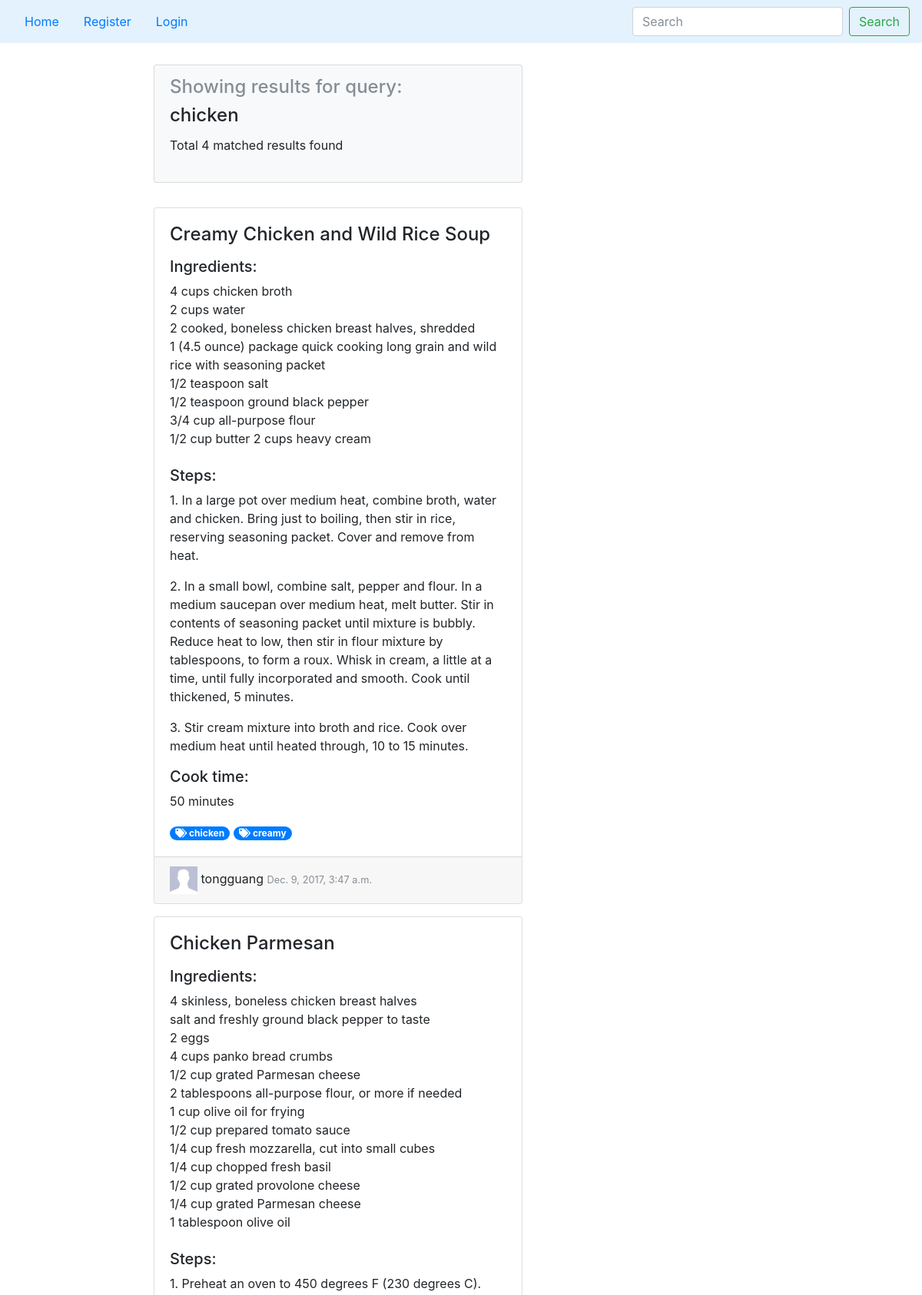
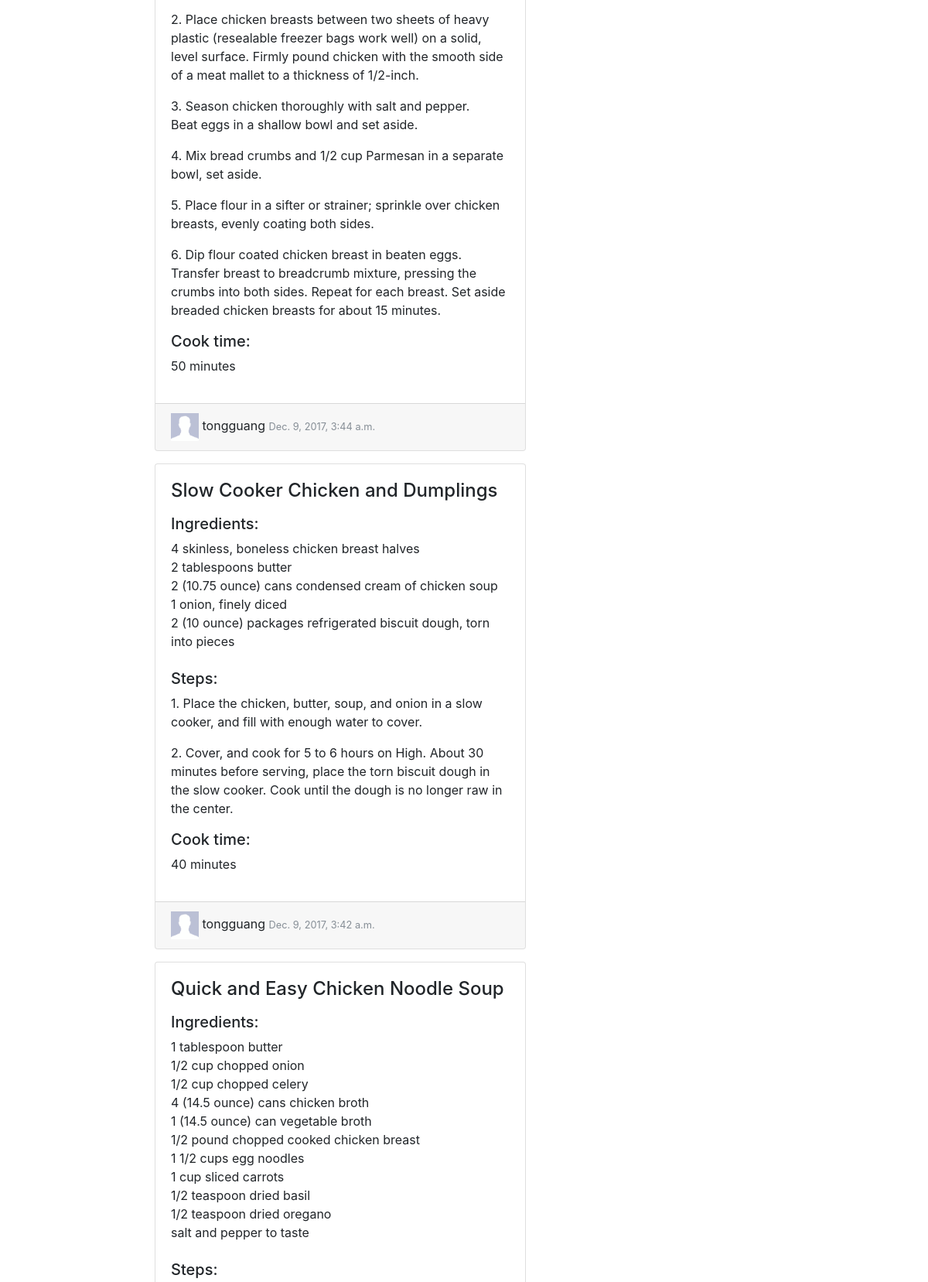
Screenshot of /recipes/search?searchQuery=chicken (upper part) with the database file from the repository (2 pictures, top to bottom).
### recipes/models.py (models this page shows, shortened)
class Content(models.Model):
	user = models.ForeignKey(User, blank=False, null=False)
	title = models.CharField(max_length=100)
	text = models.CharField(max_length=10000)
	created = models.DateTimeField(auto_now_add=True)
	minute = models.IntegerField(blank=False)

class Tag(models.Model):
	contents = models.ManyToManyField(Content)
	text = models.CharField(max_length=10, primary_key=True)

class Bloguser(models.Model):
	user = models.OneToOneField(User, on_delete=models.CASCADE)

### recipes/views.py (the view)
def search(request):
  if request.method == 'POST':
    original_query = request.POST['searchQuery'].lower()
  else:
    original_query = request.GET['searchQuery'].lower()
  original_tokens = re.findall("\w+", original_query)
  original_tokens = list(filter(lambda w : w not in stopwords, original_tokens))
  if len(original_tokens) is 0:
    return redirect('home')
  context = {}
  if not request.user.is_anonymous:
    bloguser = Bloguser.objects.get(user=request.user)
    context['bloguser'] = bloguser
  context['page'] = 'home'
  unfiltered = list(Content.objects.order_by('-created'))
  all_matched = []
  partial_matched = []
  for content in unfiltered:
    searchRange = ' '.join([content.user.username, content.title, content.text] + [w.text for w in content.tag_set.all()])
    docTokens = set([w.lower() for w in re.findall('\\w+', searchRange)])
    all_match = True
    partial_match = False
    for query_token in original_tokens:
      all_match = all_match and (query_token in docTokens)
      partial_match = partial_match or (query_token in docTokens)
    if all_match:
      all_matched.append(content)
    if partial_match:
      partial_matched.append(content)
  if len(all_matched) is not 0:
    context['contents'] = all_matched
    context['query'] = ' AND '.join(original_tokens)
    context['resultCount'] = len(all_matched)
  else:
    context['contents'] = partial_matched
    context['query'] = ' OR '.join(original_tokens)
    context['resultCount'] = len(partial_matched)
  for content in context['contents']:
    content.favCount = Favorite.objects.countOfContent(content)
    content.hasFav = Favorite.objects.getFavorite(request.user, content)
    content.voteCount = Vote.objects.countOfContent(content)
    t = Vote.objects.getVote(request.user, content)
    if t == None:
      content.hasVote = 0
    elif t.isUp == True:
      content.hasVote = 1
    else:
      content.hasVote = -1
  context['badges'] = getBadges(request.user)
  context['notifications'] = getNotification(request.user)
  return render(request, 'recipes/search_results.html', context)

### recipes/badges.py (called while the page is built, shortened)
def getBadges(User):
	badges = []
	if User.is_anonymous:
		return badges

### recipes/manager.py (called while the page is built)
  def countOfContent(self, content):
    return self.get_queryset().filter(content=content).count()

  def getFavorite(self, user, content):
    if user.is_anonymous:
      return None
    else:
      try:
        return self.get_queryset().get(user=user, content=content)
      except ObjectDoesNotExist:
        return None

  def countOfContent(self, content):
    rt = 0
    for v in self.get_queryset().filter(content=content):
      if v.isUp == True:
        rt += 1
      else:
        rt -= 1
    return rt

  def getVote(self, user, content):
    if user.is_anonymous:
      return None
    else:
      try:
        return self.get_queryset().get(user=user, content=content)
      except ObjectDoesNotExist:
        return None

### recipes/notifications.py (called while the page is built)
def getNotification(user):
    if user.is_anonymous:
        return []
    else:
        return Notification.objects.filter(user=user).order_by('-created')

### recipes/templates/recipes/search_results.html (shortened to what this page needs)
{% extends 'recipes/base.html' %}
{% load staticfiles %}
{% block navbar %}{% include 'recipes/navbar.html' with active=page %}{% endblock %}
{% block content %}
<div class="row">
    <div class="card bg-light" style="width: 30rem;">
      <div class="card-body">
        <h4 class="card-subtitle mb-2 text-muted">Showing results for query:</h4>
        <h4 class="card-title"> {{ query }} </h4>
        <p>Total {{ resultCount }} matched results found</p>
      </div>
    </div>
    <div class="card-deck mt-lg-3">
    <div id="content-items">
        {% include 'recipes/content.html' %}
    </div>
    </div>
</div>
{% endblock %}

### recipes/templates/recipes/content.html (shortened to what this page needs)
{% load static %}
{% for content in contents %}
<div class="card mt-3" id="content_{{ content.pk }}" style="width: 30rem;">
  <div class="card-body">
    <h4 class="card-title">{{ content.title }}</h4>
    <p class="card-text"> {{ content.text|safe|linebreaks }} </p>
    <p><h5>Cook time:</h5> {{ content.minute }} minutes </p>
    {% if not user.is_anonymous %}
      <div class="container">
        <div class="row">
          <div class="col-md-6">
            <div>
              {% for tag in content.tag_set.all %}
                <a href="search?searchQuery={{ tag.text }}"><span class="badge badge-pill badge-primary">
                  <i class="fa fa-tags" aria-hidden="true"></i>
                  {{ tag.text }}
                </span></a>
              {% endfor %}
            </div>
          </div>
          <div class="col-md-6">
            <form action="{% url 'addTag' %}" method="post">
              {% csrf_token %}
              <input name="contentId" value="{{ content.pk }}" type="hidden">
              <div class="input-group">
                <input name="tag" type="text" class="form-control" placeholder="Add tag">
                <button class="btn btn-success btn-sm" type="submit" value="Submit">+</button>
              </div>
            </form>
          </div>
        </div>
      </div>
    {% else %}
        <div>
            {% for tag in content.tag_set.all %}
              <a href="search?searchQuery={{ tag.text }}"><span class="badge badge-pill badge-primary">
                <i class="fa fa-tags" aria-hidden="true"></i>
                {{ tag.text }}
              </span></a>
            {% endfor %}
          </div>
    {% endif %}
  </div>
  <div class="card-footer">
      {% include 'recipes/picture_and_name.html' with bloguser=content.user.bloguser %}
      <small class="text-muted"> {{ content.created }} </small>
  </div>
</div>
{% endfor %}

### recipes/templates/recipes/picture_and_name.html (shortened to what this page needs)
{% load staticfiles %}
{% if bloguser.picture %}
	<img class="headshot" src="{% url 'photo' bloguser.pk %}" alt='user_img'>
{% else %}
	<img class="headshot" src="{% static 'images/dummyHead.png' %}" alt='user_img'>
{% endif %}
{{ bloguser.user.username }}

### recipes/static/css/recipes.css (style rules this page uses)
body { padding-top: 20px; }
.headshot { height: 36px; width: 36px; }

### rows the page displays
Content: title "Creamy Chicken and Wild Rice Soup", text "Ingredients: 4 cups chicken broth 2 cups water 2 cooked, boneless chicken breast halves, shredded 1 (4.5 ounce) package quick cooking long grain and wild rice with seasoning packet 1/2 teaspoon salt 1/2 teaspoon ground black pepper 3/4 cup all-purpose flour 1/2 cup butter 2 cups heavy cream Steps: 1. In a large pot over medium heat, combine broth, water and chicken. Bring just to boiling, then stir in rice, reserving seasoning packet. Cover and remove from heat. 2. In a small bowl, combine salt, pepper and flour. In a medium saucepan over medium heat, melt butter. Stir in contents of seasoning packet until mixture is bubbly. Reduce heat to low, then stir in flour mixture by tablespoons, to…", minute "50", created "Dec. 9, 2017, 3:47 a.m."
Tag: text "chicken"
Tag: text "creamy"
Bloguser: user.username "tongguang"
Content: title "Chicken Parmesan", text "Ingredients: 4 skinless, boneless chicken breast halves salt and freshly ground black pepper to taste 2 eggs 4 cups panko bread crumbs 1/2 cup grated Parmesan cheese 2 tablespoons all-purpose flour, or more if needed 1 cup olive oil for frying 1/2 cup prepared tomato sauce 1/4 cup fresh mozzarella, cut into small cubes 1/4 cup chopped fresh basil 1/2 cup grated provolone cheese 1/4 cup grated Parmesan cheese 1 tablespoon olive oil Steps: 1. Preheat an oven to 450 degrees F (230 degrees C). 2. Place chicken breasts between two sheets of heavy plastic (resealable freezer bags work well) on a solid, level surface. Firmly pound chicken with the smooth side of a meat mallet to a thickness of…", minute "50", created "Dec. 9, 2017, 3:44 a.m."
Content: title "Slow Cooker Chicken and Dumplings", text "Ingredients: 4 skinless, boneless chicken breast halves 2 tablespoons butter 2 (10.75 ounce) cans condensed cream of chicken soup 1 onion, finely diced 2 (10 ounce) packages refrigerated biscuit dough, torn into pieces Steps: 1. Place the chicken, butter, soup, and onion in a slow cooker, and fill with enough water to cover. 2. Cover, and cook for 5 to 6 hours on High. About 30 minutes before serving, place the torn biscuit dough in the slow cooker. Cook until the dough is no longer raw in the center.", minute "40", created "Dec. 9, 2017, 3:42 a.m."
Content: title "Quick and Easy Chicken Noodle Soup", text "Ingredients: 1 tablespoon butter 1/2 cup chopped onion 1/2 cup chopped celery 4 (14.5 ounce) cans chicken broth 1 (14.5 ounce) can vegetable broth 1/2 pound chopped cooked chicken breast 1 1/2 cups egg noodles 1 cup sliced carrots 1/2 teaspoon dried basil 1/2 teaspoon dried oregano salt and pepper to taste Steps:"

### other values shown
{{ query }} "chicken"
{{ resultCount }} "4"
